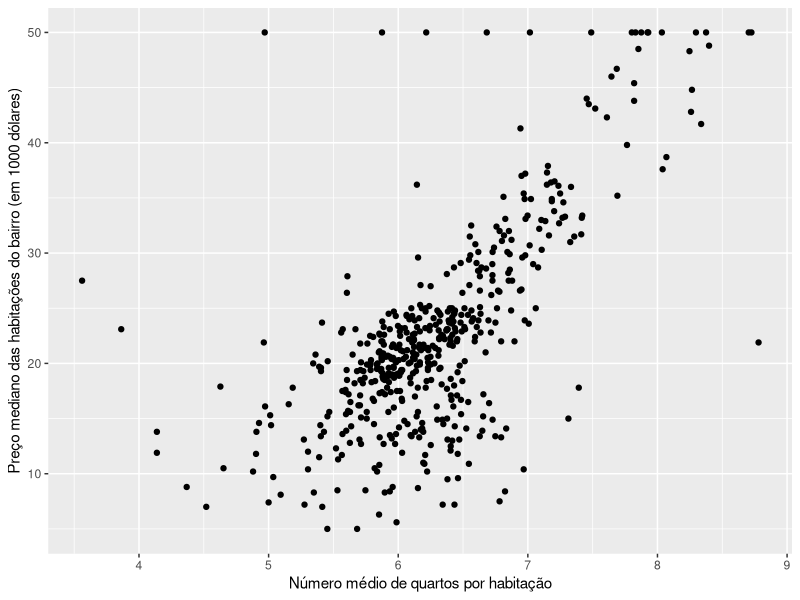
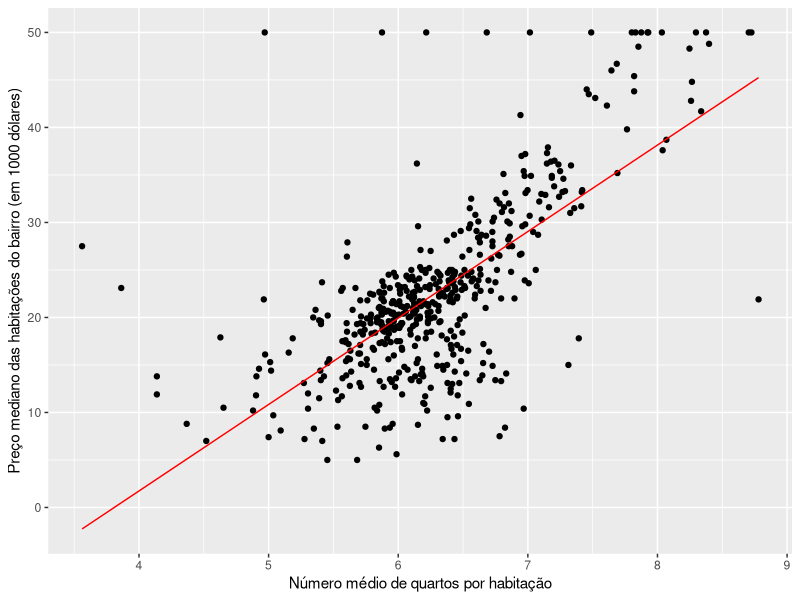
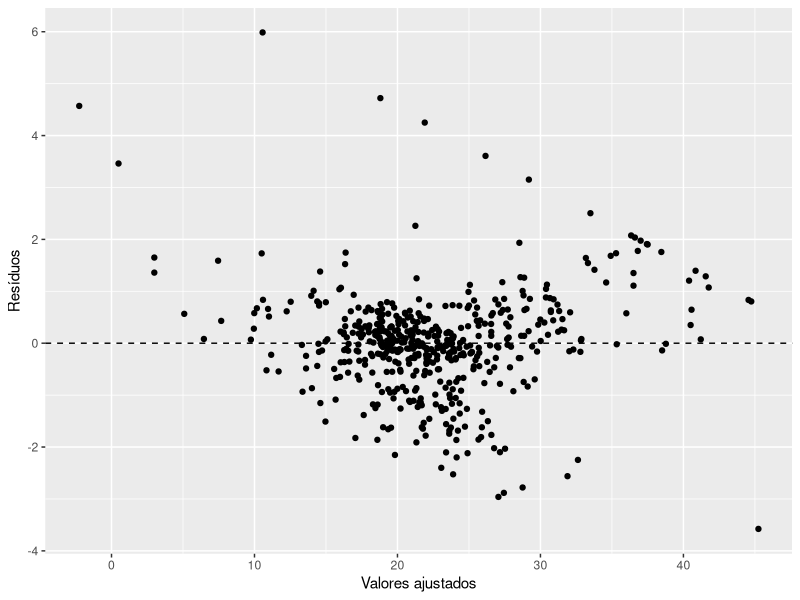
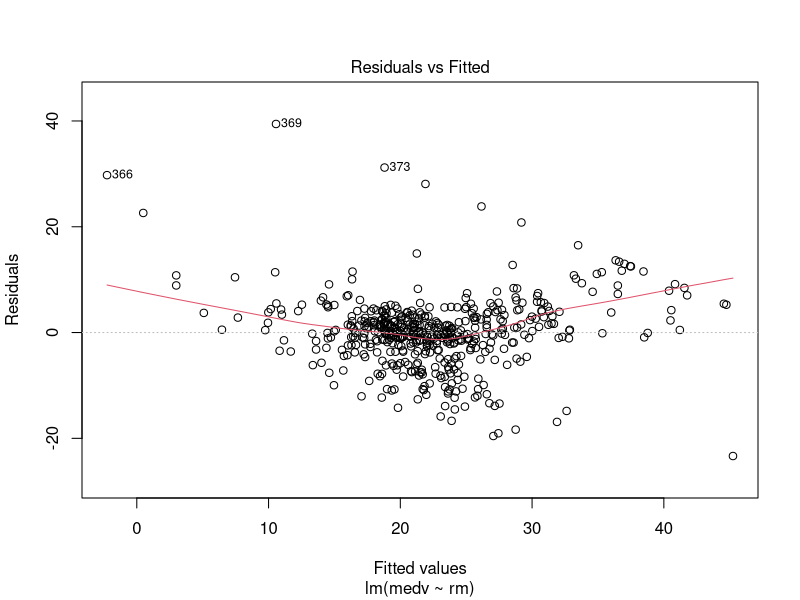
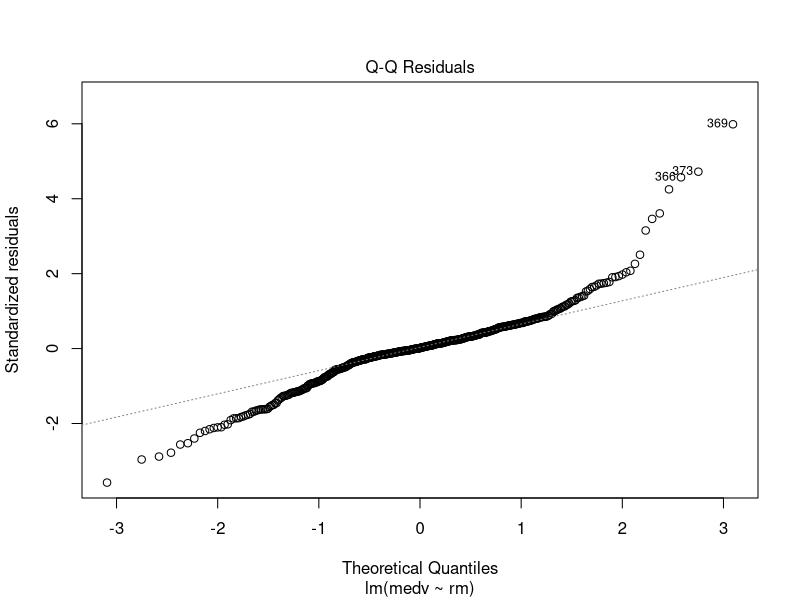
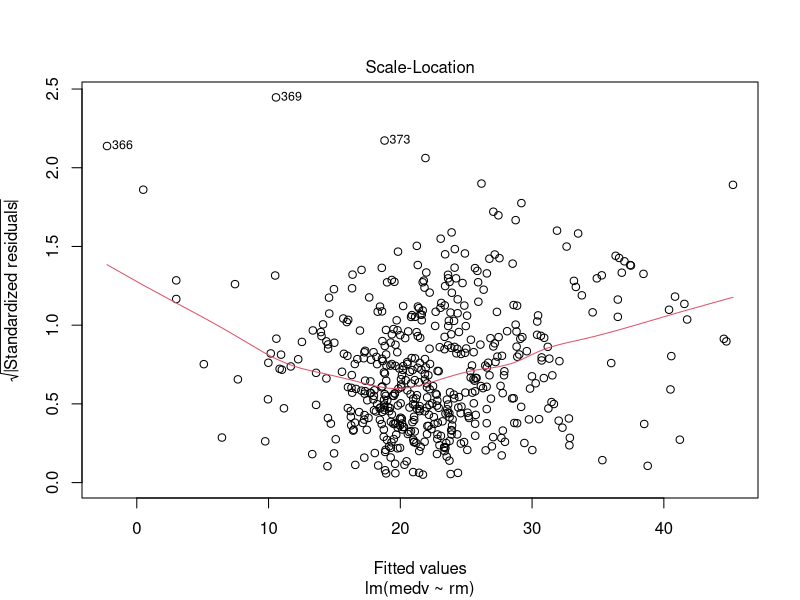
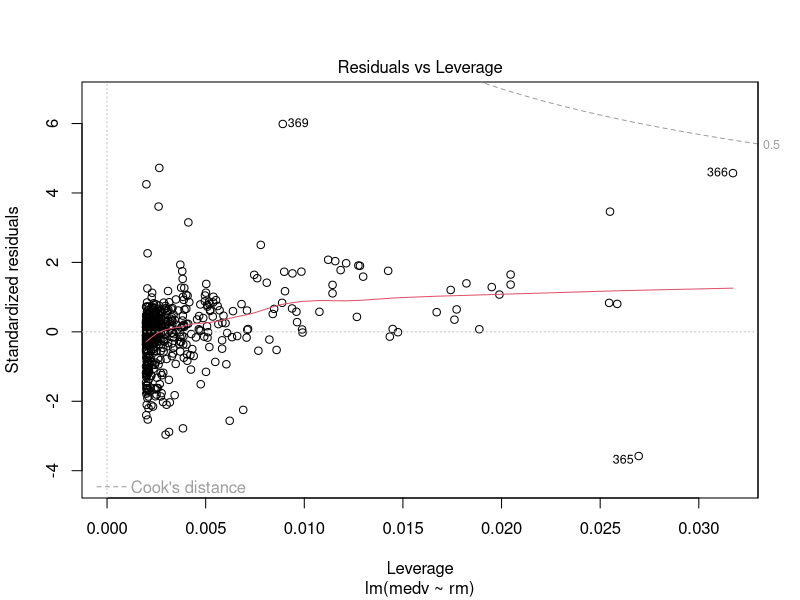
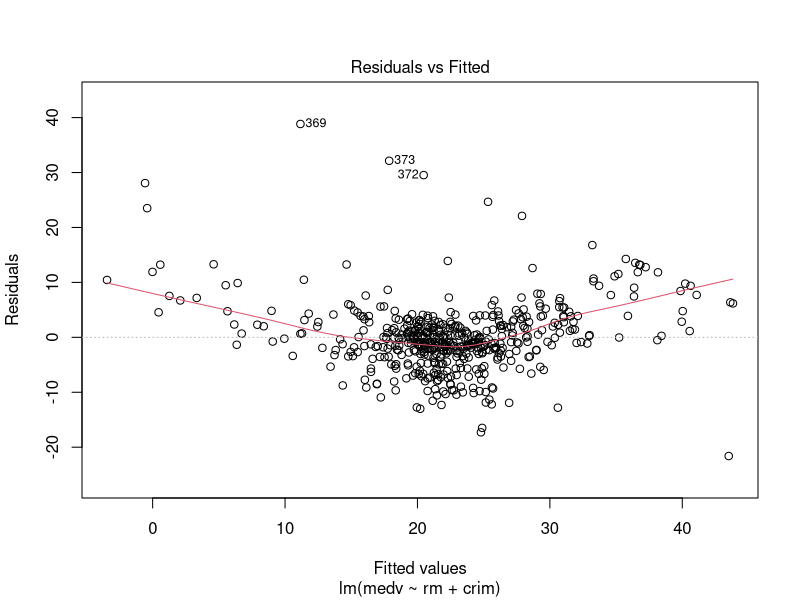

Write the R code that produced these figures, in order.
## ---- chunk 1
knitr::opts_chunk$set(echo = TRUE)
## ---- chunk 2
library(tidyverse) # manipulacao de data.frame
library(MASS) # dados Boston
library(broom)
## ---- chunk 3
glimpse(Boston)
## ---- chunk 4
Boston %>% 
  ggplot() +
  geom_point(aes(x = rm, y = medv)) +
  labs(x = 'Número médio de quartos por habitação', y = 'Preço mediano das habitações do bairro (em 1000 dólares)')
## ---- chunk 5
mod_simples <- lm(medv ~ rm, data=Boston)
summary(mod_simples)
## ---- chunk 6
coef(mod_simples)
confint(mod_simples)
predict(mod_simples) %>% head(n=10L)
predict(mod_simples, interval = "confidence") %>% head(n=10L)
augment(mod_simples)
## ---- chunk 7
boston_pred <- augment(mod_simples)

boston_pred %>% 
  ggplot() +
  geom_point(aes(x = rm, y = medv)) +
  geom_line(aes(x = rm, y = .fitted), color="red") +
  labs(x = 'Número médio de quartos por habitação', y = 'Preço mediano das habitações do bairro (em 1000 dólares)')
## ---- chunk 8
boston_pred %>% 
  ggplot() +
  geom_point(aes(x = .fitted, y = .std.resid)) +
  geom_hline(yintercept=0, linetype="dashed") +
  labs(x = 'Valores ajustados', y = 'Resíduos')
## ---- chunk 9
plot(mod_simples)
## ---- chunk 10
mod_multiplo <- lm(medv ~ rm + crim, data=Boston)
summary(mod_multiplo)
## ---- chunk 11
# Resíduo modelo múltiplo
plot(mod_multiplo)
## ---- chunk 12
mod_completo <- lm(medv ~ ., data=Boston)
summary(mod_completo)
## ---- chunk 13
# Resíduo modelo completo
plot(mod_completo)
